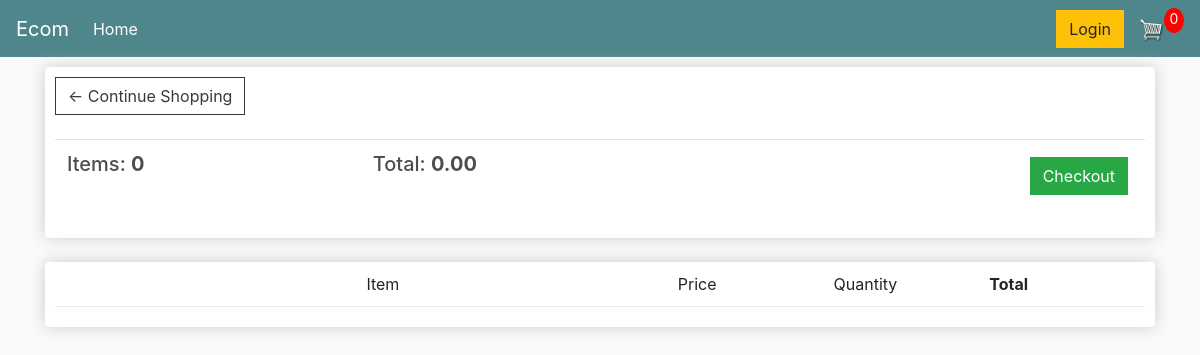
The page /cart/ (signed in) on the database as committed earlier.
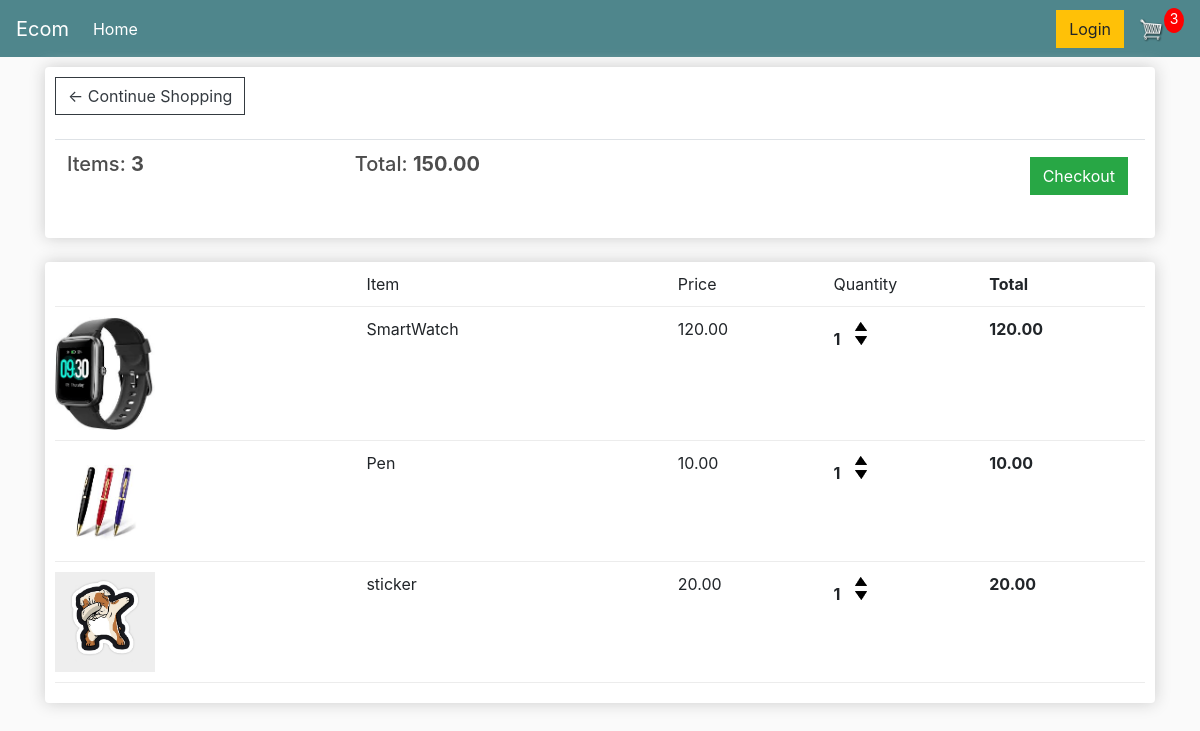
The same page on the database as committed later.
### store/models.py (models this page shows, shortened)
class Order(models.Model):
    customer = models.ForeignKey(Customer, on_delete=models.SET_NULL, blank=True, null=True)
    date_orderd = models.DateTimeField(auto_now_add=True)
    complete = models.BooleanField(default=False, null=True, blank=False)
    transaction_id = models.CharField(max_length=200, null=True)
    @property
    def get_cart_total(self):
        orderitems = self.orderitem_set.all()
        total = sum([item.get_total for item in orderitems])
        return total
    @property
    def get_cart_items(self):
        orderitems = self.orderitem_set.all()
        total = sum([item.quantity for item in orderitems])
        return total

class OrderItem(models.Model):
    product= models.ForeignKey(Product, on_delete=models.SET_NULL, null=True)
    order = models.ForeignKey(Order, on_delete=models.SET_NULL, null=True)
    quantity = models.IntegerField(default=0, null=True, blank=True)
    date_added = models.DateTimeField(auto_now_add=True)
    @property
    def get_total(self):
        total = self.product.price * self.quantity
        return total

class Product(models.Model):
    name = models.CharField(max_length=200, null=True)
    price = models.DecimalField(max_digits=7, decimal_places=2)
    digital = models.BooleanField(default=False, null=True, blank=False)
    image = models.ImageField(null=True, blank=True)
    @property
    def imageURL(self):
        try:
            url= self.image.url
        except:
            url= ''
        return url

### store/views.py (the view, shortened to what this page needs)
# urls.py: path('cart/', views.cart, name="cart"),
def cart(request):
    if request.user.is_authenticated:
        customer = request.user.customer
        order, created = Order.objects.get_or_create(customer= customer, complete= False)
        items = order.orderitem_set.all()
        cartItems = order.get_cart_items
    context= {'items': items, 'order': order, 'cartItems': cartItems}
    return render(request, 'store/Cart.html', context)

### store/templates/store/Cart.html
{% extends 'store/Main.html' %}
{% load static %}
{% block content %}
<div class="row">
    <div class="col-lg-12">
        <div class="box-element">
            <a class="btn btn-outline-dark" href="{% url 'store' %}">&#x2190; Continue Shopping</a>
            <br>
            <br>
            <table class="table">
                <tr>
                    <th><h5>Items: <strong>{{order.get_cart_items}}</strong></h5></th>
                    <th><h5>Total: <strong>{{order.get_cart_total | floatformat:2}}</strong></h5></th>
                    <th>
                        <a style="float:right; margin:5px" class="btn btn-success" href="{% url 'checkout' %}">Checkout</a>
                    </th>
                </tr>
            </table>
        </div>
        <br>
        <div class="box-element">
            <div class="cart-row">
                <div style="flex:2"></div>
                <div style="flex:2">Item</div>
                <div style="flex:1">Price</div>
                <div style="flex:1">Quantity</div>
                <div style="flex:1"><strong>Total</strong></div>
            </div>
            {% for item in items %}
            <div class="cart-row">
                <div style="flex:2"><img class="row-image" src="{{item.product.imageURL}}"></div>
                <div style="flex:2">{{item.product.name}}</div>
                <div style="flex:1">{{item.product.price | floatformat:2 }}</div>
                <div style="flex:1">
                    <p class="quantity">{{item.quantity}}</p>
                    <div class="quantity">
                        <img data-product={{item.product.id}} data-action="add" class="chg-quantity update-cart" src="{% static 'store/image/arrow-up.png' %}">
                        <img data-product={{item.product.id}} data-action="remove" class="chg-quantity update-cart" src="{% static 'store/image/arrow-down.png' %}">
                    </div>
                </div>
                <div style="flex:1"><strong>{{item.get_total}}</strong></div>
            </div>
            {% endfor %}
        </div>
    </div>
</div>
{% endblock %}

### store/templates/store/Main.html (shortened to what this page needs)
{% load static %}
<!DOCTYPE html>
<html lang="en">
<head>
    <link rel="stylesheet" href="https://stackpath.bootstrapcdn.com/bootstrap/4.5.0/css/bootstrap.min.css">
    <link rel="stylesheet" type="text/css" href="{% static 'store/css/main.css' %}">
</head>
<body>
<nav class="navbar navbar-expand-lg navbar-dark bg-dark">
  <a class="navbar-brand" href="{% url 'store' %}">Ecom</a>
  <div class="collapse navbar-collapse" id="navbarSupportedContent">
    <ul class="navbar-nav mr-auto">
      <li class="nav-item active">
        <a class="nav-link" href="{% url 'store' %}">Home <span class="sr-only">(current)</span></a>
      </li>
    </ul>
      <div class="form-inline my-2 my-lg-0">
          <a href="#" class="btn btn-warning">Login</a>
          <a href="{% url 'cart' %}">
              <img id="cart-icon" src="{% static 'store/image/cart.png' %}">
          </a>
          <p id="cart-total">{{cartItems}}</p>
      </div>
  </div>
</nav>
    <div class="container">
        {% block content %}
        {% endblock %}
    </div>
</body>
</html>

### store/static/store/css/main.css (style rules this page uses)
body { background-color: hsl(0, 0%, 98%); }
h1,h2,h3,h4,h5,h6 { color:hsl(0, 0%, 30%); }
.box-element { box-shadow:hsl(0, 0%, 80%) 0 0 16px; background-color: #fff; border-radius: 4px; padding: 10px; }
.bg-dark { background-color: #4f868c!important; }
#cart-icon { width:25px; display: inline-block; margin-left: 15px; }
#cart-total { display: block; text-align: center; color:#fff; background-color: red; width: 20px; height: 25px; border-radius: 50%; font-size: 14px; }
.col-lg-4, .col-lg-6, .col-lg-8, .col-lg-12 { margin-top: 10px; }
.btn { border-radius: 0; }
.row-image { width: 100px; }
.cart-row { display: flex; align-items: flex-stretch; padding-bottom: 10px; margin-bottom: 10px; border-bottom: 1px solid #ececec; }
.quantity { display: inline-block; font-weight: 700; padding-right:10px; }
.chg-quantity { width: 12px; cursor: pointer; display: block; margin-top: 5px; transition:.1s; }

Rows that differ between the two databases and show on the page:
computed for Order: get_cart_items "0" → "3"; get_cart_total "0.00" → "150.00"
added OrderItem: product.imageURL (picture), product.name "SmartWatch", product.price "120.00", quantity "1", get_total "120.00"
added OrderItem: product.imageURL (picture), product.name "Pen", product.price "10.00", quantity "1", get_total "10.00"
added OrderItem: product.imageURL (picture), product.name "sticker", product.price "20.00", quantity "1", get_total "20.00"
Other text that changed with them:
{{ cartItems }}: "0" → "3"
